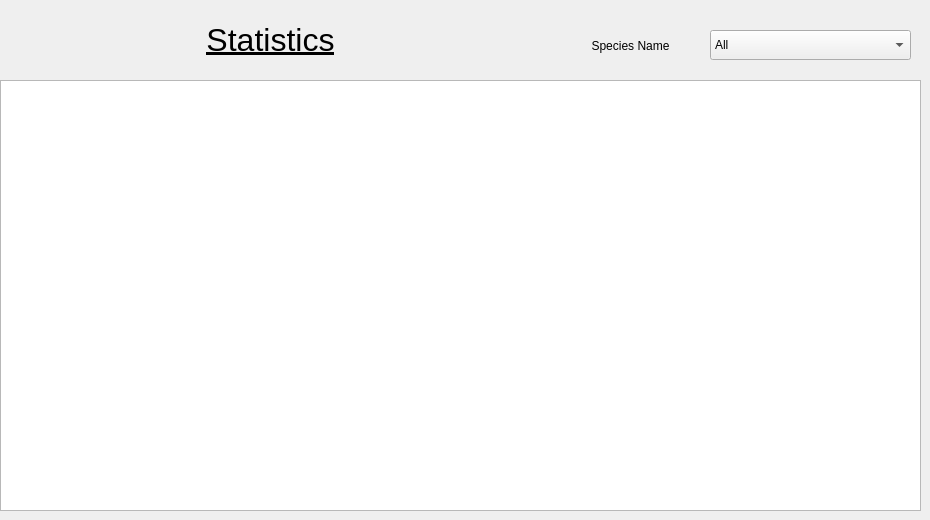
       <widget class="QWidget" name="GenTab4">
        <attribute name="title">
         <string>Species Stats</string>
        </attribute>
        <widget class="QFrame" name="GenStats">
         <property name="geometry">
          <rect>
           <x>0</x>
           <y>0</y>
           <width>921</width>
           <height>511</height>
          </rect>
         </property>
         <property name="frameShape">
          <enum>QFrame::NoFrame</enum>
         </property>
         <property name="frameShadow">
          <enum>QFrame::Raised</enum>
         </property>
         <widget class="QFrame" name="GenStatsFilters">
          <property name="geometry">
           <rect>
            <x>550</x>
            <y>20</y>
            <width>371</width>
            <height>61</height>
           </rect>
          </property>
          <property name="frameShape">
           <enum>QFrame::NoFrame</enum>
          </property>
          <property name="frameShadow">
           <enum>QFrame::Raised</enum>
          </property>
          <widget class="QComboBox" name="GenStatsList">
           <property name="geometry">
            <rect>
             <x>160</x>
             <y>10</y>
             <width>201</width>
             <height>30</height>
            </rect>
           </property>
           <property name="sizePolicy">
            <sizepolicy hsizetype="Preferred" vsizetype="Fixed">
             <horstretch>0</horstretch>
             <verstretch>0</verstretch>
            </sizepolicy>
           </property>
           <property name="frame">
            <bool>true</bool>
           </property>
           <item>
            <property name="text">
             <string>All</string>
            </property>
           </item>
           <item>
            <property name="text">
             <string>species1</string>
            </property>
           </item>
           <item>
            <property name="text">
             <string>species2</string>
            </property>
           </item>
           <item>
            <property name="text">
             <string>species3</string>
            </property>
           </item>
           <item>
            <property name="text">
             <string>species4</string>
            </property>
           </item>
          </widget>
          <widget class="QLabel" name="GenStatsListTitle">
           <property name="geometry">
            <rect>
             <x>0</x>
             <y>10</y>
             <width>161</width>
             <height>31</height>
            </rect>
           </property>
           <property name="whatsThis">
            <string/>
           </property>
           <property name="text">
            <string>Species Name</string>
           </property>
           <property name="alignment">
            <set>Qt::AlignCenter</set>
           </property>
          </widget>
         </widget>
         <widget class="QTextBrowser" name="textEditGenStats">
          <property name="geometry">
           <rect>
            <x>0</x>
            <y>80</y>
            <width>921</width>
            <height>431</height>
           </rect>
          </property>
         </widget>
         <widget class="QLabel" name="statisticsTitleLabelPage5_2">
          <property name="geometry">
           <rect>
            <x>0</x>
            <y>0</y>
            <width>541</width>
            <height>81</height>
           </rect>
          </property>
          <property name="font">
           <font>
            <pointsize>16</pointsize>
           </font>
          </property>
          <property name="text">
           <string>&lt;html&gt;&lt;head/&gt;&lt;body&gt;&lt;p&gt;&lt;span style=&quot; font-size:24pt; text-decoration: underline;&quot;&gt;Statistics&lt;/span&gt;&lt;/p&gt;&lt;/body&gt;&lt;/html&gt;</string>
          </property>
          <property name="alignment">
           <set>Qt::AlignCenter</set>
          </property>
         </widget>
        </widget>
       </widget>
